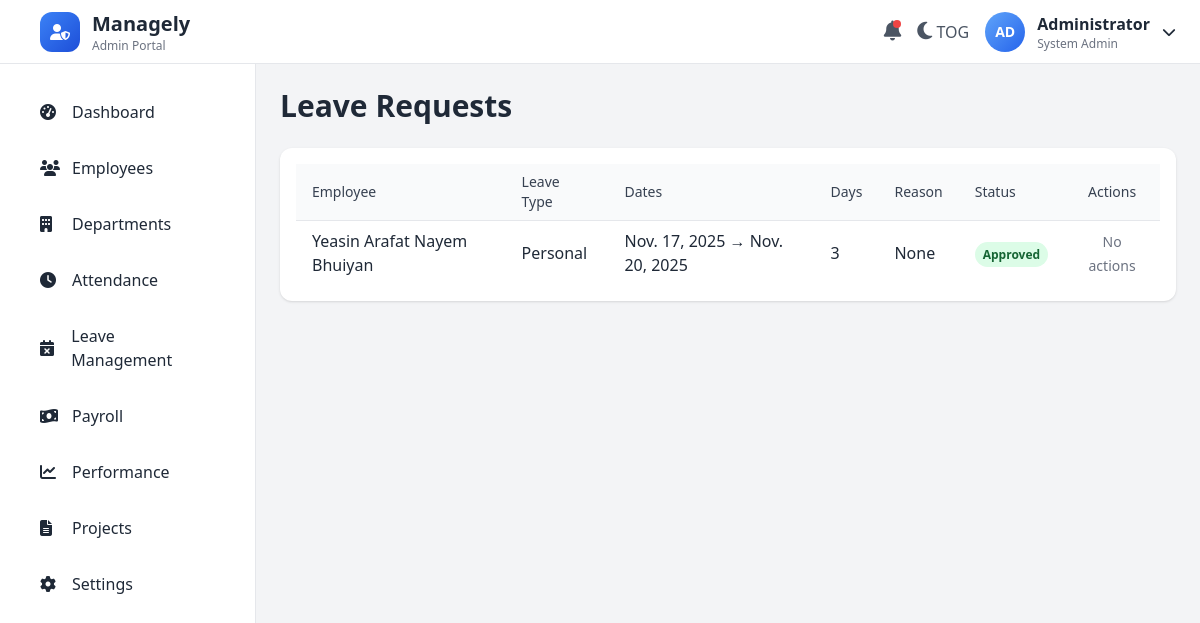
Screenshot of /adminportal/leaves/ (signed in) with the database file from the repository.
### employees/models.py (models this page shows, shortened)
class LeaveRequest(models.Model):
    LEAVE_CHOICES = [
        ("Annual", "Annual"),
        ("Sick", "Sick"),
        ("Personal", "Personal"),
        ("Maternity", "Maternity"),
        ("Emergency", "Emergency"),
    ]
    employee = models.ForeignKey(EmployeeProfile, on_delete=models.CASCADE)
    leave_type = models.CharField(max_length=20, choices=LEAVE_CHOICES)
    number_of_days = models.PositiveIntegerField()
    start_date = models.DateField()
    end_date = models.DateField()
    reason = models.TextField()
    status = models.CharField(max_length=20, default="Pending")
    created_at = models.DateTimeField(default=timezone.now)

### accounts/models.py (models this page shows, shortened)
class EmployeeProfile(models.Model):
    employee_id = models.CharField(max_length=20, unique=True, blank=True)
    full_name = models.CharField(max_length=100, blank=True, null=True)
    phone = models.CharField(max_length=15)
    department = models.CharField(max_length=50, blank=True, null=True)
    avatar = models.ImageField(upload_to='avatars/', blank=True, null=True)
    password = models.CharField(max_length=128)  # store raw for now
    first_login = models.BooleanField(default=True)
    temp_password = models.CharField(max_length=20, blank=True)  # one-time password
    email = models.EmailField(blank=True, null=True)
    is_active = models.BooleanField(default=True)

### adminpanel/views.py (the view)
# urls.py: path("leaves/", views.admin_leave_list, name="admin_leave_list"),
@login_required
def admin_leave_list(request):
    if not request.user.is_staff:
        messages.error(request, "You do not have permission to view this page.")
        return redirect("dashboard")  # or wherever you want
    leave_requests = LeaveRequest.objects.select_related("employee").order_by("-created_at")
    context = {
        "leave_requests": leave_requests,
    }
    return render(request, "admin_leave_list.html", context)

### adminpanel/templates/admin_leave_list.html (shortened to what this page needs)
{% load static %}
<!DOCTYPE html>
<html lang="en" class="light">
<head>
  <link rel="stylesheet" href="{% static 'css/theme.css' %}">
  <script src="https://cdn.tailwindcss.com"></script>
</head>
<body class="bg-gray-100 dark:bg-gray-900 text-gray-800 dark:text-gray-100 transition-colors duration-300">
{% include 'adminsidetopbar.html' %}
<div class="ml-64 mt-16 p-6">
    <h2 class="text-3xl font-bold mb-6">Leave Requests</h2>
    <div class="overflow-x-auto bg-white dark:bg-gray-800 rounded-xl shadow p-4">
        <table class="min-w-full divide-y divide-gray-200 dark:divide-gray-700">
            <thead class="bg-gray-50 dark:bg-gray-700">
                <tr>
                    <th class="px-4 py-2 text-left text-sm font-medium text-gray-700 dark:text-gray-200">Employee</th>
                    <th class="px-4 py-2 text-left text-sm font-medium text-gray-700 dark:text-gray-200">Leave Type</th>
                    <th class="px-4 py-2 text-left text-sm font-medium text-gray-700 dark:text-gray-200">Dates</th>
                    <th class="px-4 py-2 text-left text-sm font-medium text-gray-700 dark:text-gray-200">Days</th>
                    <th class="px-4 py-2 text-left text-sm font-medium text-gray-700 dark:text-gray-200">Reason</th>
                    <th class="px-4 py-2 text-left text-sm font-medium text-gray-700 dark:text-gray-200">Status</th>
                    <th class="px-4 py-2 text-center text-sm font-medium text-gray-700 dark:text-gray-200">Actions</th>
                </tr>
            </thead>
            <tbody class="divide-y divide-gray-200 dark:divide-gray-700">
                {% for leave in leave_requests %}
                <tr class="hover:bg-gray-50 dark:hover:bg-gray-700 transition">
                    <td class="px-4 py-2">{{ leave.employee.full_name }}</td>
                    <td class="px-4 py-2">{{ leave.leave_type }}</td>
                    <td class="px-4 py-2">{{ leave.start_date }} → {{ leave.end_date }}</td>
                    <td class="px-4 py-2">{{ leave.number_of_days }}</td>
                    <td class="px-4 py-2">{{ leave.reason|truncatechars:50 }}</td>
                    <td class="px-4 py-2">
                        {% if leave.status == "Approved" %}
                            <span class="bg-green-100 text-green-800 px-2 py-1 rounded-full text-xs font-semibold">{{ leave.status }}</span>
                        {% elif leave.status == "Rejected" %}
                            <span class="bg-red-100 text-red-800 px-2 py-1 rounded-full text-xs font-semibold">{{ leave.status }}</span>
                        {% else %}
                            <span class="bg-yellow-100 text-yellow-800 px-2 py-1 rounded-full text-xs font-semibold">{{ leave.status }}</span>
                        {% endif %}
                    </td>
                    <td class="px-4 py-2 text-center space-x-2">
                        {% if leave.status == "Pending" %}
                        <a href="{% url 'admin_leave_update' leave.id 'approve' %}" class="bg-green-600 hover:bg-green-700 text-white px-3 py-1 rounded-md text-sm">Approve</a>
                        <a href="{% url 'admin_leave_update' leave.id 'reject' %}" class="bg-red-600 hover:bg-red-700 text-white px-3 py-1 rounded-md text-sm">Reject</a>
                        {% else %}
                        <span class="text-gray-500 text-sm">No actions</span>
                        {% endif %}
                    </td>
                </tr>
                {% empty %}
                <tr>
                    <td colspan="7" class="text-center py-4 text-gray-500 dark:text-gray-300">No leave requests found.</td>
                </tr>
                {% endfor %}
            </tbody>
        </table>
    </div>
</div>
</body>
</html>

### static/css/theme.css (style rules this page uses)
body { box-sizing: border-box; }
.light { --bg-primary: #ffffff; --bg-secondary: #f8fafc; --bg-tertiary: #f1f5f9; --text-primary: #1e293b; --text-secondary: #64748b; --border-color: #e2e8f0; --shadow: rgba(0, 0, 0, 0.1); }

### rows the page displays
LeaveRequest: employee.full_name "Yeasin Arafat Nayem Bhuiyan", leave_type "Personal", start_date "Nov. 17, 2025", end_date "Nov. 20, 2025", number_of_days "3", reason "None", status "Approved", shows "No actions"
